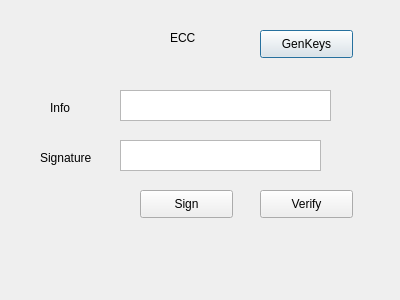
<?xml version="1.0" encoding="UTF-8"?>
<ui version="4.0">
 <class>Dialog</class>
 <widget class="QDialog" name="Dialog">
  <property name="geometry">
   <rect>
    <x>0</x>
    <y>0</y>
    <width>400</width>
    <height>300</height>
   </rect>
  </property>
  <property name="windowTitle">
   <string>Dialog</string>
  </property>
  <widget class="QLabel" name="label">
   <property name="geometry">
    <rect>
     <x>170</x>
     <y>30</y>
     <width>55</width>
     <height>16</height>
    </rect>
   </property>
   <property name="text">
    <string>ECC</string>
   </property>
  </widget>
  <widget class="QTextEdit" name="txt_info">
   <property name="geometry">
    <rect>
     <x>120</x>
     <y>90</y>
     <width>211</width>
     <height>31</height>
    </rect>
   </property>
  </widget>
  <widget class="QLabel" name="label_2">
   <property name="geometry">
    <rect>
     <x>50</x>
     <y>100</y>
     <width>55</width>
     <height>16</height>
    </rect>
   </property>
   <property name="text">
    <string>Info</string>
   </property>
  </widget>
  <widget class="QLabel" name="label_3">
   <property name="geometry">
    <rect>
     <x>40</x>
     <y>150</y>
     <width>55</width>
     <height>16</height>
    </rect>
   </property>
   <property name="text">
    <string>Signature</string>
   </property>
  </widget>
  <widget class="QTextEdit" name="txt_sign">
   <property name="geometry">
    <rect>
     <x>120</x>
     <y>140</y>
     <width>201</width>
     <height>31</height>
    </rect>
   </property>
  </widget>
  <widget class="QPushButton" name="btn_gen_keys">
   <property name="geometry">
    <rect>
     <x>260</x>
     <y>30</y>
     <width>93</width>
     <height>28</height>
    </rect>
   </property>
   <property name="text">
    <string>GenKeys</string>
   </property>
  </widget>
  <widget class="QPushButton" name="btn_sign">
   <property name="geometry">
    <rect>
     <x>140</x>
     <y>190</y>
     <width>93</width>
     <height>28</height>
    </rect>
   </property>
   <property name="text">
    <string>Sign</string>
   </property>
  </widget>
  <widget class="QPushButton" name="btn_verify">
   <property name="geometry">
    <rect>
     <x>260</x>
     <y>190</y>
     <width>93</width>
     <height>28</height>
    </rect>
   </property>
   <property name="text">
    <string>Verify</string>
   </property>
  </widget>
 </widget>
 <resources/>
 <connections/>
</ui>
